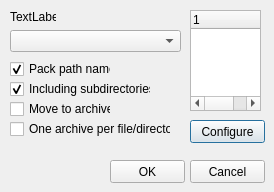
<ui version="4.0" >
 <class>qdPackFiles</class>
 <widget class="QDialog" name="qdPackFiles" >
  <property name="geometry" >
   <rect>
    <x>0</x>
    <y>0</y>
    <width>274</width>
    <height>192</height>
   </rect>
  </property>
  <property name="windowTitle" >
   <string>Pack files</string>
  </property>
  <widget class="QLabel" name="label" >
   <property name="geometry" >
    <rect>
     <x>10</x>
     <y>10</y>
     <width>46</width>
     <height>14</height>
    </rect>
   </property>
   <property name="text" >
    <string>TextLabel</string>
   </property>
  </widget>
  <widget class="QCheckBox" name="checkBox" >
   <property name="geometry" >
    <rect>
     <x>10</x>
     <y>60</y>
     <width>101</width>
     <height>18</height>
    </rect>
   </property>
   <property name="text" >
    <string>Pack path names</string>
   </property>
   <property name="checked" >
    <bool>true</bool>
   </property>
  </widget>
  <widget class="QCheckBox" name="checkBox_2" >
   <property name="geometry" >
    <rect>
     <x>10</x>
     <y>80</y>
     <width>141</width>
     <height>18</height>
    </rect>
   </property>
   <property name="text" >
    <string>Including subdirectories</string>
   </property>
   <property name="checked" >
    <bool>true</bool>
   </property>
  </widget>
  <widget class="QCheckBox" name="checkBox_3" >
   <property name="geometry" >
    <rect>
     <x>10</x>
     <y>100</y>
     <width>101</width>
     <height>18</height>
    </rect>
   </property>
   <property name="text" >
    <string>Move to archive</string>
   </property>
  </widget>
  <widget class="QCheckBox" name="checkBox_4" >
   <property name="geometry" >
    <rect>
     <x>10</x>
     <y>120</y>
     <width>161</width>
     <height>18</height>
    </rect>
   </property>
   <property name="text" >
    <string>One archive per file/directory</string>
   </property>
  </widget>
  <widget class="QTreeWidget" name="qtwPlugins" >
   <property name="geometry" >
    <rect>
     <x>190</x>
     <y>10</y>
     <width>71</width>
     <height>101</height>
    </rect>
   </property>
   <property name="selectionBehavior" >
    <enum>QAbstractItemView::SelectItems</enum>
   </property>
   <property name="rootIsDecorated" >
    <bool>false</bool>
   </property>
   <property name="animated" >
    <bool>true</bool>
   </property>
   <column>
    <property name="text" >
     <string>1</string>
    </property>
   </column>
  </widget>
  <widget class="QPushButton" name="pushButton" >
   <property name="geometry" >
    <rect>
     <x>190</x>
     <y>120</y>
     <width>75</width>
     <height>23</height>
    </rect>
   </property>
   <property name="text" >
    <string>Configure</string>
   </property>
  </widget>
  <widget class="QPushButton" name="qpbOK" >
   <property name="geometry" >
    <rect>
     <x>110</x>
     <y>160</y>
     <width>75</width>
     <height>23</height>
    </rect>
   </property>
   <property name="text" >
    <string>OK</string>
   </property>
  </widget>
  <widget class="QPushButton" name="pushButton_3" >
   <property name="geometry" >
    <rect>
     <x>190</x>
     <y>160</y>
     <width>75</width>
     <height>23</height>
    </rect>
   </property>
   <property name="text" >
    <string>Cancel</string>
   </property>
  </widget>
  <widget class="QComboBox" name="qcbDestination" >
   <property name="geometry" >
    <rect>
     <x>10</x>
     <y>30</y>
     <width>171</width>
     <height>22</height>
    </rect>
   </property>
  </widget>
 </widget>
 <resources/>
 <connections/>
</ui>
